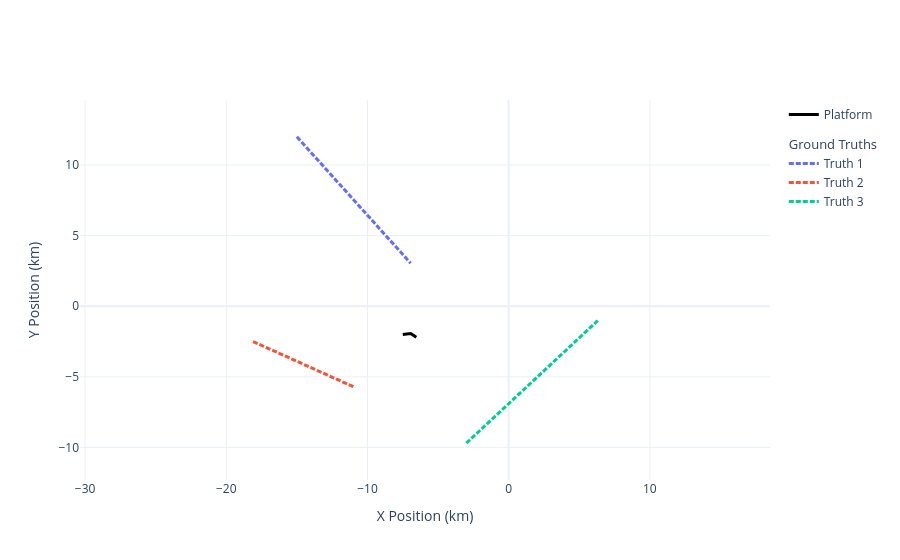

Notebook code cell kept with this figure:
### Markdown cell above
## Ground Truth Setup and Generation

Here we build three target truth trajectories and attach signal metadata to each
`GroundTruthState`.

Each target uses a deterministic constant-velocity transition model in 3D (`x, vx, y,
vy, z, vz`). Metadata fields include tonal amplitudes/frequencies/phases, tonal
bandwidth, and stochastic-noise parameters. We then visualize platform and target paths
with `plot_world`.

### Code cell
import numpy as np
from stonesoup.models.transition.linear import (
    CombinedLinearGaussianTransitionModel,
    ConstantVelocity,
)
from stonesoup.types.groundtruth import GroundTruthPath, GroundTruthState

from nereus.plotter import plot_world

# Define the target's initial state and transition model
target1_start_vector = np.array([-1.5e4, 9.0, 1.2e4, -10, -5.0, 0.0])
target2_start_vector = np.array([-1.1e4, -8.0, -5.7e3, 3.6, -5.0, 0.0])
target3_start_vector = np.array([-3.0e3, 10.4, -9.7e3, 9.7, -5.0, 0.0])

target_transition_model = CombinedLinearGaussianTransitionModel([
    ConstantVelocity(0), ConstantVelocity(0), ConstantVelocity(0)
])
target_position_mapping = [0, 2, 4]
target_velocity_mapping = [1, 3, 5]

target_truths = []

target_tonal_bandwidth_hz = np.random.uniform(0.5, 2.0)
target_noise_amplitude_upa = 10 ** (90 / 20)
target_noise_spectral_exponent = -1.0

for sv in [target1_start_vector, target2_start_vector, target3_start_vector]:
    metadata = {
        "position_mapping": target_position_mapping,
        "velocity_mapping": target_velocity_mapping,
        "amplitudes_upa": 10 ** (np.random.uniform(87, 102, 4) / 20),
        "frequencies_hz": np.random.uniform(50.0, 200.0, 4),
        "phases_rad": np.random.uniform(0, 2 * np.pi, 4),
        "tonal_bandwidth_hz": np.random.uniform(0.5, 2.0),
        "noise_amplitude_upa": 10 ** (np.random.uniform(65, 85) / 20),
        "target_tonal_bandwidth_hz": target_tonal_bandwidth_hz,
        "target_noise_amplitude_upa": target_noise_amplitude_upa,
        "noise_spectral_exponent": target_noise_spectral_exponent,
    }
    target_states = [GroundTruthState(sv, timestamp=start_time, metadata=metadata)]
    for timestamp in timesteps[1:]:
        dt = timestamp - target_states[-1].timestamp
        new_state_vector = target_transition_model.function(
            target_states[-1], noise=False, time_interval=dt
        )
        target_states.append(
            GroundTruthState(new_state_vector, timestamp=timestamp, metadata=metadata)
        )

    target_truths.append(GroundTruthPath(target_states))

plot_world(truths=target_truths, platform=platform).show()

### Figure 1 — Plotly figure (JSON) as saved in the notebook; plotly's stock layout.template omitted (floating-point values rounded to 4 significant figures; data arrays with more than 128 entries replaced by an {"elided": "..."} marker saying what was removed)
{"data": [{"legendgroup": "platform", "line": {"color": "black", "width": 3}, "mode": "lines", "name": "Platform", "type": "scatter", "x": {"elided": "180 float values"}, "y": {"elided": "180 float values"}}, {"legendgroup": "truths", "legendgrouptitle": {"text": "Ground Truths"}, "line": {"color": "#636EFA", "dash": "5px,2px", "width": 3}, "mode": "lines", "name": "Truth 1", "type": "scatter", "x": {"elided": "180 float values"}, "y": {"elided": "180 float values"}}, {"legendgroup": "truths", "line": {"color": "#EF553B", "dash": "5px,2px", "width": 3}, "mode": "lines", "name": "Truth 2", "type": "scatter", "x": {"elided": "180 float values"}, "y": {"elided": "180 float values"}}, {"legendgroup": "truths", "line": {"color": "#00CC96", "dash": "5px,2px", "width": 3}, "mode": "lines", "name": "Truth 3", "type": "scatter", "x": {"elided": "180 float values"}, "y": {"elided": "180 float values"}}], "layout": {"autosize": false, "colorway": ["#636EFA", "#EF553B", "#00CC96", "#AB63FA", "#FFA15A", "#19D3F3", "#FF6692", "#B6E880", "#FF97FF", "#FECB52"], "showlegend": true, "xaxis": {"range": [-19.38, 7.531], "title": {"text": "X Position (km)"}}, "yaxis": {"range": [-12.31, 14.61], "scaleanchor": "x", "scaleratio": 1, "title": {"text": "Y Position (km)"}}}}
